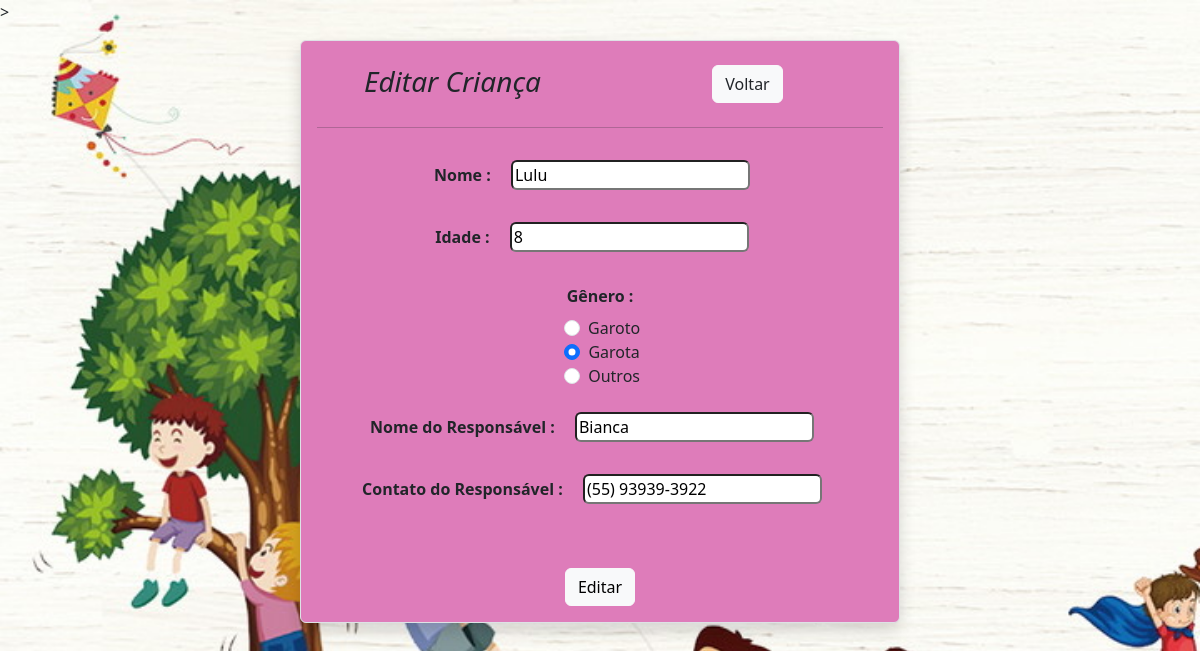
The page /formEdit.php?editar=9 on the database its author committed.
### tables this page shows
CREATE TABLE IF NOT EXISTS `children` (
  `ID` int NOT NULL AUTO_INCREMENT,
  `nome` varchar(255) NOT NULL,
  `idade` int NOT NULL,
  `sexo` varchar(10) NOT NULL,
  `responsavel` varchar(255) NOT NULL,
  `contato_resp` varchar(16) NOT NULL,
  PRIMARY KEY (`ID`)
);

### formEdit.php (the view, shortened to what this page needs)
<?php
include_once("conecta.php");
$ID = $_GET['editar'];
$sql = "SELECT * FROM children WHERE ID=" . $ID;
$resultado = mysqli_query($conexao, $sql);
$dados = mysqli_fetch_assoc($resultado);
?>
<!DOCTYPE html>
<html lang="en">
<head>
    <link href="https://cdn.jsdelivr.net/npm/bootstrap@5.3.1/dist/css/bootstrap.min.css" rel="stylesheet">
</head>
<body style="background-image: url('fundo.png');background-size:cover; background-repeat:no-repeat; background-attachment: fixed;">
>
<div class="container-sm mt-3 p-3 w-50 text-center border rounded shadow" style="background-color:#de7cba;">
        <div class="row">
            <div class="col">
                <p class="mt-2 h3"> <i>Editar Criança</i> </p>
            </div>
            <div class="col">
                <button class="btn btn-light m-2"><a href="index.php" class="text-decoration-none text-dark">Voltar</a></button>
            </div>
        </div>
        <hr>
        <form action="processa.php" method="POST">
            <div class="form-group">
                <label> <b>Nome :</b> </label>
                <input type="text" name="nome" class="form-input m-3 rounded" value="<?php echo $dados['nome']; ?>" />
            </div>
            <div class="form-group">
                <label> <b>Idade :</b> </label>
                <input type="text" name="nome" class="form-input m-3 rounded" value="<?php echo $dados['idade']; ?>" />
            </div>
            <div class="form-radio m-2">
                <label class="form-check-label m-2"> <b>Gênero :</b> </label> <br>
                <label> <input type="radio" name="sexo" class="form-check-input m-1" value="Masc" <?php if ($dados['sexo'] == "Masc") echo "checked"; ?>/> Garoto  </label> <br>
                <label><input type="radio" name="sexo" class="form-check-input m-1" value="Fem" <?php if ($dados['sexo'] == "Fem") echo "checked"; ?> /> Garota  </label>   <br>
                <label><input type="radio" name="sexo" class="form-check-input m-1" value="Outro" <?php if ($dados['sexo'] == "Outros") echo "checked"; ?>/> Outros  </label>
            </div>
            <div class="form-group">
                <label> <b>Nome do Responsável :</b> </label>
                <input type="text" name="nome" class="form-input m-3 rounded" value="<?php echo $dados['responsavel']; ?>" />
            </div>
            <div class="form-group">
                <label for="responsavel"> <b>Contato do Responsável :</b> </label>
                <input type="text" name="nome" id="contato" class="form-input m-3 rounded" id="contato" value="<?php echo $dados['contato_resp']; ?>" />
            </div>
                <button class="btn btn-light mt-5" type="submit" name="editar" class="form-input">Editar</button>
        </form>
    </div>
</body>
</html>

### rows shown on the page
children: nome "Lulu", nome "8", sexo "☐ Garoto", sexo "☑ Garota", sexo "☐ Outros", nome "Bianca", nome "(55) 93939-3922"
